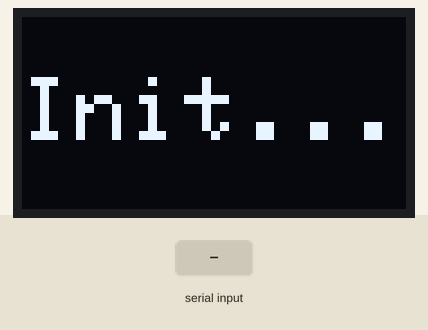
The sketch below on a simulated Arduino Uno, built with avr-gcc and run on an emulated ATmega328P. On the bench: 128×64 one-colour display. The test bench sets the inputs (shaded band). What the sketch prints to the serial monitor is not drawn.

Above: at 1.7 s.
1.8 s: "J\n" received over Serial
At 3.5 s:
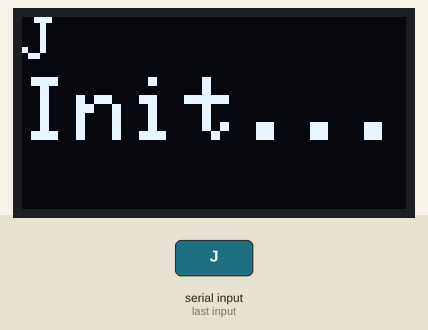
4.3 s: "A\n" received over Serial
At 6.5 s:
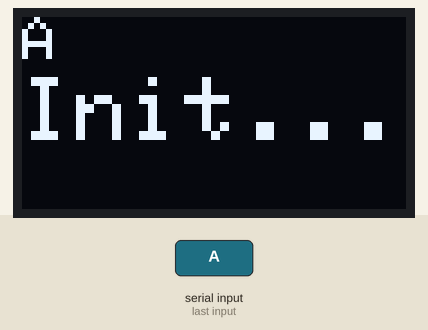
6.8 s: "Z\n" received over Serial
At 8.4 s:
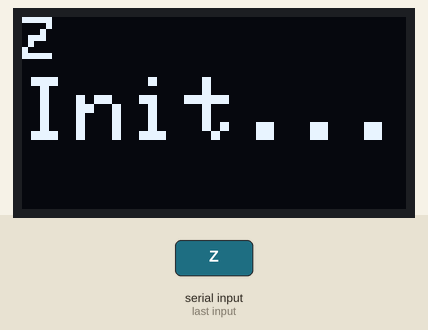
9.3 s: "J\n" received over Serial
At 11.5 s:
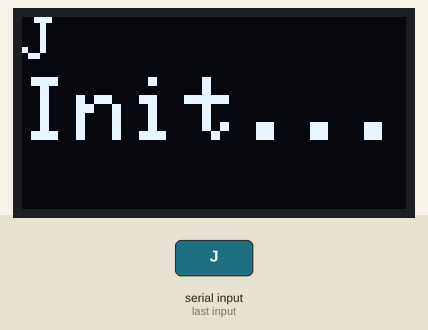
11.8 s: "Z\n" received over Serial
At 13.4 s:
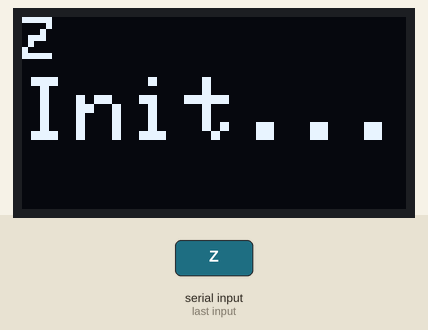
14.3 s: byte 2 (2) received over Serial
At 16.5 s:
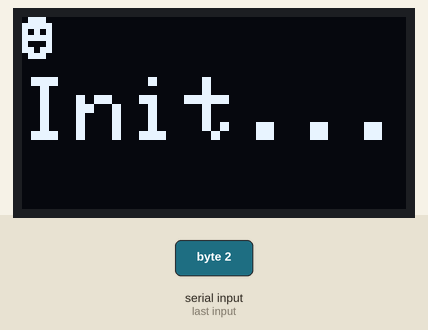
Timing chart, 0 to 17.8 s (numbered marks = the images above; inputs shaded):
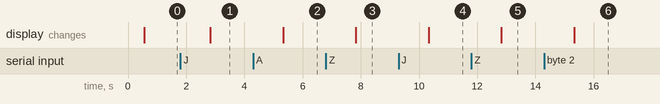

The sketch:

JazComCarBluetooth.ino
```cpp
/*********
  Rui Santos
  Complete project details at https://randomnerdtutorials.com
*********/

#include <Wire.h>
#include <Adafruit_GFX.h>
#include <Adafruit_SSD1306.h>

#define SCREEN_WIDTH 128 // OLED display width, in pixels
#define SCREEN_HEIGHT 64 // OLED display height, in pixels

// Declaration for an SSD1306 display connected to I2C (SDA, SCL pins)
Adafruit_SSD1306 display(SCREEN_WIDTH, SCREEN_HEIGHT, &Wire, -1);
//OLED GND – Arduino GND
//OLED VCC – Arduino 5V
//OLED SCL – Arduino Uno A5
//OLED SDA – Arduino Uno A4
void setup() {
  Serial.begin(9600);

  if(!display.begin(SSD1306_SWITCHCAPVCC, 0x3C)) { // Address 0x3D for 128x64
//    Serial.println(F("SSD1306 allocation failed"));
    for(;;);
  }
  delay(500);
  display.clearDisplay();

  display.setTextSize(3);
  display.setTextColor(WHITE);
  display.setCursor(0, 20);
  // Display static text
  display.print("Init...");
  display.display();
  Serial.println("AT+NAMEJazComBT01");
//	Serial.println("AT+HELP");
}

#define STR_LENGTH 64
char buffer[STR_LENGTH];
char incoming[STR_LENGTH];
int bufferEndPos = 0;
int lastMessagePos = -1;
char data[STR_LENGTH + 1];

int parseSerial() {
  if (Serial.available()) {
		int length = Serial.readBytes(incoming, STR_LENGTH);
  	for (int i = 0; i < length; i++) {
	  	if (incoming[i] == '\r') {
	  		incoming[i] = '\0';
	  	}
  	}
		for (int i = 0; i < length; i++) {
			buffer[(bufferEndPos++) % STR_LENGTH] = incoming[i];
		}
  }
  int dataLength = 0;
	for (int i = lastMessagePos + 1; i < bufferEndPos && i < lastMessagePos + 11; i++) {
		char current = buffer[i % STR_LENGTH];
		lastMessagePos++;
		if (current == '\n' || current == '\0') {
			break;
		}
		data[dataLength++] = current;
		if (dataLength == 10) {
			break;
		}
	}
	data[dataLength] = '\0';
//	if(dataLength > 0) Serial.println(data);
	return dataLength;
}

int processMessage(int length) {
	if (data[0] == 'J' && data[1] == 'A' && data[2] == 'Z' && data[3] == ':') {
		for (int j = 0; j < length; j++) {
			data[j] = data[j + 4];
		}
		return 1;
	}
	return 2;
}

void loop() {
	int length = parseSerial();
	int messageType = processMessage(length);
	if (messageType == 1) {
		length -= 4;
	}
	if (length > 0) {
		if (messageType == 1) {
			display.fillRect(0, 20, display.width(), display.height() - 20, BLACK);
		  if (length > 3) {
		  	display.setTextSize(3);
		  } else {
		  	display.setTextSize(6);
		  }
		  display.setCursor(5, 20);
		  if (length == 2) {
		  	display.print(" ");
		  }
		  display.println(data);
		} else {
			display.fillRect(0, 0, display.width(), 19, BLACK);
	  	display.setTextSize(2);
		  display.setCursor(0, 0);
		  data[10] = '\0';
		  display.print(data);
		}
	  display.display();
	  if (length == 10) {
	  	delay(25);
	  }
	}
}
```

Measured:
- after the input at 1.8 s, the display: changes after 1.0 s (image 1)
- after the input at 4.3 s, the display: changes after 1.0 s (image 2)
- after the input at 6.8 s, the display: changes after 1.0 s (image 3)
- after the input at 9.3 s, the display: changes after 1.0 s (image 4)
- after the input at 11.8 s, the display: changes after 1.0 s (image 5)
- after the input at 14.3 s, the display: changes after 1.0 s (image 6)
